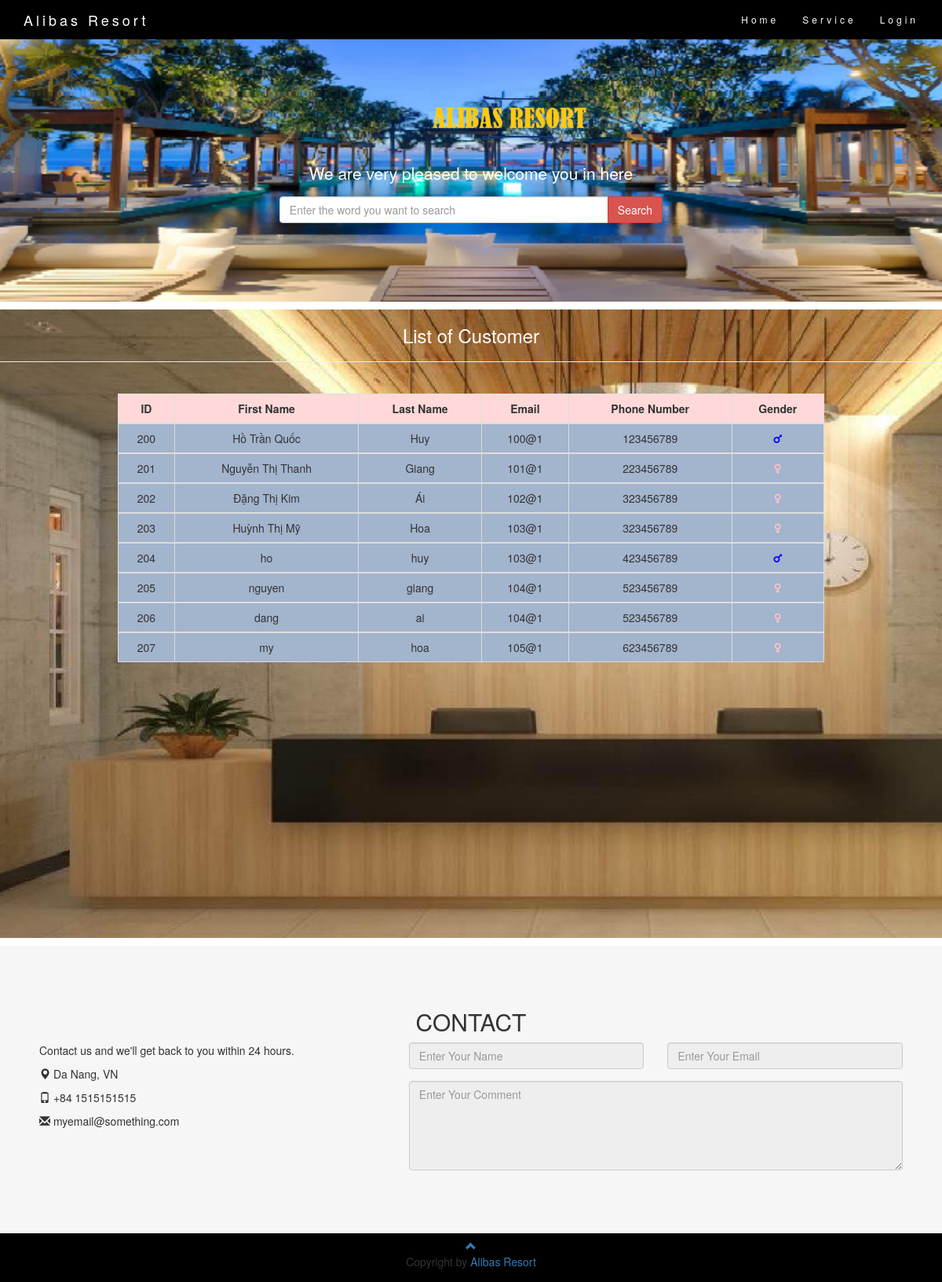
The page /pages/customer/ListCustomer.php on the database its author committed.
### tables this page shows
CREATE TABLE IF NOT EXISTS `customer` (
  `id` INT NOT NULL AUTO_INCREMENT,
  `firstname` VARCHAR(450) NOT NULL,
  `lastname` VARCHAR(450) NOT NULL,
  `email` VARCHAR(450) NOT NULL,
  `phonenumber` VARCHAR(450) NOT NULL,
  `gender` INT NOT NULL,
  PRIMARY KEY (`id`));

### config/pages/customer/search.php (called while the page is built)
<?php include "../../config/connection/Dbcon.php";
global $con;
?>
<?php
if (isset($_POST['submit'])) {
    $srch = $_POST['txtSearchValue'];
    $result = mysqli_query($con, "select * FROM `customer` where
       `firstname` like '%$srch%'
    or `lastname` like '%$srch%'
    or `email` like '%$srch%'
    or `phonenumber` like '%$srch%'
    or `gender` like '%$srch%' ;");
}else{  $srch = null;
		$result = mysqli_query($con, "select * from customer"); }?>

### pages/customer/ListCustomer.php (the view, shortened to what this page needs)
<!DOCTYPE html>
<html>
<head>
	<?php include "../../includes/head.php" ?>
	<link rel="stylesheet" href="https://cdnjs.cloudflare.com/ajax/libs/font-awesome/5.15.4/css/all.min.css" />
</head>
<body>
	<nav class="navbar navbar-default navbar-fixed-top">
		<div class="container">
			<div class="navbar-header">
				<a class="navbar-brand" href="../../index.php">Alibas Resort</a>
			</div>
			<div class="collapse navbar-collapse" id="myNavbar">
				<ul class="nav navbar-nav navbar-right">
				<li class="nav-item"><a class="nav-link" href="">
							<?php include "../../config/pages/customer/delete.php";
							?>
						</a></li>
					<li class="nav-item"><a class="nav-link" href="../../index.php">Home</a></li>
					<li class="nav-item"><a class="nav-link" href="../../Service.php">Service</a></li>
					<?php if (!isset($_SESSION['username'])) {
						echo '<li class="nav-item"><a class="nav-link" href="../../login.php">Login</a></li> ';
					} ?>
				</ul>
			</div>
		</div>
	</nav>
	<div class="jumbotron text-center">
		<a href="../../index.php"><img src="../../image/logo.png" alt="Image" class="img-responsive" style="width: 20%; margin-left: 500px;"></a>
		<p>We are very pleased to welcome you in here</p>
		<?php include "../../config/pages/customer/search.php"; ?>
		<form class="form-inline" action="" method="post">
			<div class="input-group">
				<input type="search" name="txtSearchValue" value="<?= $srch ?>" class="form-control" size="50" placeholder="Enter the word you want to search">
				<div class="input-group-btn">
					<button  name="submit" type="submit" class="btn btn-danger">Search</button>
				</div>
			</div>
		</form>
	</div>
	<div class="row">
		<div class="container bg-img">
			<h3 class="text-center h3">List of Customer</h3>
			<hr>
			<br>
			<table class="table table-bordered">
				<thead class="thead-light">
					<tr>
						<th class="text-center">ID</th>
						<th class="text-center">First Name</th>
						<th class="text-center">Last Name</th>
						<th class="text-center">Email</th>
						<th class="text-center">Phone Number</th>
						<th class="text-center">Gender</th>
					</tr>
				</thead>
				<tbody>
				<?php while ($row = mysqli_fetch_assoc($result)) : ?>
						<tr>
							<td class="text-center"><?= $row['id']?></td>
							<td class="text-center"><?= $row['firstname']?></td>
							<td class="text-center"><?= $row['lastname']?></td>
							<td class="text-center"><?= $row['email']?></td>
							<td class="text-center"><?= $row['phonenumber']?></td>
							<td class="text-center">
								<?php if ($row['gender'] == 1) echo '<i class="fas fa-mars"></i> ' ?>
								<?php if ($row['gender'] == 0) echo '<i class="fas fa-venus"></i> ' ?>
							</td>
						</tr>
				</tbody>
				<?php endwhile; ?>
			</table>
		</div>
	</div>
	<?php include "../../includes/footer.php" ?>
</body>
</html>

### includes/head.php (style rules this page uses)
.jumbotron { background-image: url('image/image2.png'); background-size: cover; color: #ffffff; padding: 100px 25px; margin-bottom: 0; }
.bg-img { background-image: url('image/imagenavbar.jpg'); }
.navbar { margin-bottom: 0; background-color: black; z-index: 9999; border: 0; font-size: 12px !important; line-height: 1.42857143 !important; letter-spacing: 4px; border-radius: 0; }
.navbar li a, .navbar .navbar-brand { color: #fff !important; }

### pages/customer/ListCustomer.php (style rules this page uses)
.jumbotron { background-image: url('../../image/image2.png'); background-size: cover; color: #ffffff; padding: 100px 25px; margin-bottom: 0; }
.bg-img { background-image: url('../../image/imagenavbar.jpg'); }
.navbar { margin-bottom: 0; background-color: black; z-index: 9999; border: 0; font-size: 12px !important; line-height: 1.42857143 !important; letter-spacing: 4px; border-radius: 0; }
.navbar li a, .navbar .navbar-brand { color: #fff !important; }
.bg-img { background-image: url('../../image/quayletan.jpg'); background-repeat: no-repeat; background-size: cover; width: 100%; height: 100vh; overflow: auto; margin-top: 1rem; margin-bottom: 1rem; }
.h3 { color: white; }
.table { background-color: #a3b4cd; width: 75%; margin-bottom: 7rem; margin-left: 150px; }
.thead-light { background-color: #ffd9d9; }
.fa-mars { color: blue; }
.fa-venus { color: pink; }

### rows shown on the page
customer: id "200", firstname "Hồ Trần Quốc", lastname "Huy", email "100@1", phonenumber "123456789", gender 1 (drawn)
customer: id "201", firstname "Nguyễn Thị Thanh", lastname "Giang", email "101@1", phonenumber "223456789", gender 0 (drawn)
customer: id "202", firstname "Đặng Thị Kim", lastname "Ái", email "102@1", phonenumber "323456789", gender 0 (drawn)
customer: id "203", firstname "Huỳnh Thị Mỹ", lastname "Hoa", email "103@1", phonenumber "323456789", gender 0 (drawn)
customer: id "204", firstname "ho", lastname "huy", email "103@1", phonenumber "423456789", gender 1 (drawn)
customer: id "205", firstname "nguyen", lastname "giang", email "104@1", phonenumber "523456789", gender 0 (drawn)
customer: id "206", firstname "dang", lastname "ai", email "104@1", phonenumber "523456789", gender 0 (drawn)
customer: id "207", firstname "my", lastname "hoa", email "105@1", phonenumber "623456789", gender 0 (drawn)
